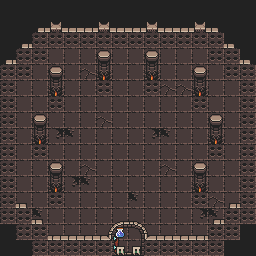

Below is a game level as drawn by its tile map, then a one-line description and the .tmx file that defines it, in full:
An orthogonal 16x16 tile map with 16x16 px tiles, 9 tile layers (Floor, Traps, Side_walls, Side_doors, ...), 3 tilesets.

<map version="1.10" tiledversion="1.11.2" orientation="orthogonal" renderorder="right-down" width="16" height="16" tilewidth="16" tileheight="16" infinite="0" nextlayerid="11" nextobjectid="5">
 <editorsettings>
  <export target="donjon1_room5/donjon1_room5.csv" format="csv" />
 </editorsettings>
 <tileset firstgid="1" source="Tilesets/0x72_DungeonTilesetII_v1.7.tsx" />
 <tileset firstgid="1025" source="Tilesets/atlas_walls_high-16x32.tsx" />
 <tileset firstgid="1217" source="Tilesets/atlas_walls_low-16x16.tsx" />
 <layer id="1" name="Floor" width="16" height="16">
  <data encoding="csv">
1250,1250,1250,1250,1250,1250,1250,1250,1250,1250,1250,1250,1250,1250,1250,1250,
1250,1250,1250,1250,1250,1250,1250,1250,1250,1250,1250,1250,1250,1250,1250,1250,
1250,1250,1250,130,130,130,130,130,130,130,130,130,130,1250,1250,1250,
1250,1250,130,130,130,130,130,130,130,130,130,130,130,130,1250,1250,
130,130,130,130,130,131,130,130,130,130,130,130,130,130,130,130,
130,130,130,130,130,130,130,130,130,130,131,131,131,130,130,130,
130,130,130,130,130,130,130,130,130,130,130,130,131,130,130,130,
130,130,130,130,130,130,131,130,130,130,130,130,130,130,130,130,
130,130,131,194,195,130,130,130,130,194,195,130,130,130,130,130,
130,130,130,130,130,130,130,130,130,130,130,130,130,130,130,130,
130,130,130,130,130,131,130,130,130,130,131,130,130,130,130,130,
130,130,130,130,194,195,130,130,130,130,130,130,130,130,130,130,
130,130,130,130,130,130,130,130,195,130,130,130,130,131,130,130,
1250,194,195,130,130,130,130,130,130,130,130,130,194,195,130,1250,
1250,1250,130,130,130,130,130,130,130,130,130,130,130,130,1250,1250,
1250,1250,1250,130,130,130,130,130,130,130,130,130,130,1250,1250,1250
</data>
 </layer>
 <layer id="6" name="Traps" width="16" height="16">
  <data encoding="csv">
0,0,0,0,0,0,0,0,0,0,0,0,0,0,0,0,
0,0,0,0,0,0,0,0,0,0,0,0,0,0,0,0,
0,0,0,0,0,0,0,0,0,0,0,0,0,0,0,0,
0,0,0,0,0,0,0,0,0,0,0,0,0,0,0,0,
0,0,0,0,0,0,0,0,0,0,0,0,0,0,0,0,
0,0,0,0,0,0,0,0,0,0,0,0,0,0,0,0,
0,0,0,0,0,0,0,0,0,0,0,0,0,0,0,0,
0,0,0,0,0,0,0,0,0,0,0,0,0,0,0,0,
0,0,0,0,0,0,0,0,0,0,0,0,0,0,0,0,
0,0,0,0,0,0,0,0,0,0,0,0,0,0,0,0,
0,0,0,0,0,0,0,0,0,0,0,0,0,0,0,0,
0,0,0,0,0,0,0,0,0,0,0,0,0,0,0,0,
0,0,0,0,0,0,0,0,0,0,0,0,0,0,0,0,
0,0,0,0,0,0,0,0,0,0,0,0,0,0,0,0,
0,0,0,0,0,0,0,0,0,0,0,0,0,0,0,0,
0,0,0,0,0,0,0,0,0,0,0,0,0,0,0,0
</data>
 </layer>
 <layer id="2" name="Side_walls" width="16" height="16">
  <data encoding="csv">
0,0,0,0,0,0,0,0,0,0,0,0,0,0,0,0,
0,0,0,0,0,0,0,0,0,0,0,0,0,0,0,0,
0,0,1124,0,0,0,0,0,0,0,0,0,0,1122,0,0,
0,1124,1148,0,0,0,0,0,0,0,0,0,0,1146,1122,0,
1156,1148,0,0,0,0,0,0,0,0,0,0,0,0,1146,1105,
1156,0,0,0,0,0,0,0,0,0,0,0,0,0,0,1105,
1156,0,0,0,0,0,0,0,0,0,0,0,0,0,0,1105,
1156,0,0,0,0,0,0,0,0,0,0,0,0,0,0,1105,
1156,0,0,0,0,0,0,0,0,0,0,0,0,0,0,1105,
1156,0,0,0,0,0,0,0,0,0,0,0,0,0,0,1105,
1156,0,0,0,0,0,0,0,0,0,0,0,0,0,0,1105,
1156,0,0,0,0,0,0,0,0,0,0,0,0,0,0,1105,
1156,1028,0,0,0,0,0,0,0,0,0,0,0,0,1026,1105,
0,1052,1028,0,0,0,0,0,0,0,0,0,0,1026,1050,0,
0,0,1052,0,0,0,0,0,0,0,0,0,0,1050,0,0,
0,0,0,0,0,0,0,0,0,0,0,0,0,0,0,0
</data>
 </layer>
 <layer id="3" name="Side_doors" width="16" height="16">
  <data encoding="csv">
0,0,0,0,0,0,0,0,0,0,0,0,0,0,0,0,
0,0,0,0,0,0,0,0,0,0,0,0,0,0,0,0,
0,0,0,0,0,0,0,0,0,0,0,0,0,0,0,0,
0,0,0,0,0,0,0,0,0,0,0,0,0,0,0,0,
0,0,0,0,0,0,0,0,0,0,0,0,0,0,0,0,
0,0,0,0,0,0,0,0,0,0,0,0,0,0,0,0,
0,0,0,0,0,0,0,0,0,0,0,0,0,0,0,0,
0,0,0,0,0,0,0,0,0,0,0,0,0,0,0,0,
0,0,0,0,0,0,0,0,0,0,0,0,0,0,0,0,
0,0,0,0,0,0,0,0,0,0,0,0,0,0,0,0,
0,0,0,0,0,0,0,0,0,0,0,0,0,0,0,0,
0,0,0,0,0,0,0,0,0,0,0,0,0,0,0,0,
0,0,0,0,0,0,0,0,0,0,0,0,0,0,0,0,
0,0,0,0,0,0,0,0,0,0,0,0,0,0,0,0,
0,0,0,0,0,0,0,0,0,0,0,0,0,0,0,0,
0,0,0,0,0,0,0,0,0,0,0,0,0,0,0,0
</data>
 </layer>
 <layer id="4" name="Front_walls" width="16" height="16">
  <data encoding="csv">
0,0,0,0,0,0,0,0,0,0,0,0,0,0,0,0,
0,0,1026,1178,1178,1178,1178,1178,1178,1178,1178,1178,1178,1028,0,0,
0,1026,1050,1202,1202,1202,1202,1202,1202,1202,1202,1202,1202,1052,1028,0,
1026,1050,0,0,0,0,0,0,0,0,0,0,0,0,1052,1028,
1050,0,0,0,0,0,0,0,0,0,0,0,0,0,0,1052,
0,0,0,0,0,0,0,0,0,0,0,0,0,0,0,0,
0,0,0,0,0,0,0,0,0,0,0,0,0,0,0,0,
0,0,0,0,0,0,0,0,0,0,0,0,0,0,0,0,
0,0,0,0,0,0,0,0,0,0,0,0,0,0,0,0,
0,0,0,0,0,0,0,0,0,0,0,0,0,0,0,0,
0,0,0,0,0,0,0,0,0,0,0,0,0,0,0,0,
0,0,0,0,0,0,0,0,0,0,0,0,0,0,0,0,
1177,0,0,0,0,0,0,0,0,0,0,0,0,0,0,1180,
1201,1177,0,0,0,0,0,0,0,0,0,0,0,0,1180,1204,
0,1201,1177,1178,1178,1178,1178,0,0,1178,1178,1178,1178,1180,1204,0,
0,0,1201,1202,1202,1202,1202,0,0,1202,1202,1202,1202,1204,0,0
</data>
 </layer>
 <layer id="5" name="Front_doors" width="16" height="16">
  <data encoding="csv">
0,0,0,0,0,0,1161,0,0,1164,0,0,0,0,0,0,
0,0,0,0,0,0,0,0,0,0,0,0,0,0,0,0,
0,0,0,0,0,0,0,0,0,0,0,0,0,0,0,0,
0,0,0,0,0,0,0,0,0,0,0,0,0,0,0,0,
0,0,0,0,0,0,0,0,0,0,0,0,0,0,0,0,
0,0,0,0,0,0,0,0,0,0,0,0,0,0,0,0,
0,0,0,0,0,0,0,0,0,0,0,0,0,0,0,0,
0,0,0,0,0,0,0,0,0,0,0,0,0,0,0,0,
0,0,0,0,0,0,0,0,0,0,0,0,0,0,0,0,
0,0,0,0,0,0,0,0,0,0,0,0,0,0,0,0,
0,0,0,0,0,0,0,0,0,0,0,0,0,0,0,0,
0,0,0,0,0,0,0,0,0,0,0,0,0,0,0,0,
0,0,0,0,0,0,0,0,0,0,0,0,0,0,0,0,
0,0,0,0,0,0,1165,1166,1167,1168,0,0,0,0,0,0,
0,0,0,0,0,0,1189,1190,1191,1192,0,0,0,0,0,0,
0,0,0,0,0,0,1213,1214,1215,1216,0,0,0,0,0,0
</data>
 </layer>
 <layer id="8" name="Pillar" width="16" height="16">
  <data encoding="csv">
0,0,0,0,0,0,0,0,0,0,0,0,0,0,0,0,
0,0,0,0,0,0,0,0,0,0,0,0,0,0,0,0,
0,0,0,0,0,0,0,0,0,0,0,0,0,0,0,0,
0,0,0,0,0,0,1160,0,0,1160,0,0,0,0,0,0,
0,0,0,1160,0,0,1184,0,0,1184,0,0,1160,0,0,0,
0,0,0,1184,0,0,1208,0,0,1208,0,0,1184,0,0,0,
0,0,0,1208,0,0,0,0,0,0,0,0,1208,0,0,0,
0,0,1160,0,0,0,0,0,0,0,0,0,0,1160,0,0,
0,0,1184,0,0,0,0,0,0,0,0,0,0,1184,0,0,
0,0,1208,0,0,0,0,0,0,0,0,0,0,1208,0,0,
0,0,0,1160,0,0,0,0,0,0,0,0,1160,0,0,0,
0,0,0,1184,0,0,0,0,0,0,0,0,1184,0,0,0,
0,0,0,1208,0,0,0,0,0,0,0,0,1208,0,0,0,
0,0,0,0,0,0,0,0,0,0,0,0,0,0,0,0,
0,0,0,0,0,0,0,0,0,0,0,0,0,0,0,0,
0,0,0,0,0,0,0,0,0,0,0,0,0,0,0,0
</data>
 </layer>
 <layer id="7" name="Decorations" width="16" height="16">
  <data encoding="csv">
0,0,0,0,0,0,0,0,0,0,0,0,0,0,0,0,
0,0,0,1110,0,0,1110,0,0,1110,0,0,1110,0,0,0,
0,0,0,0,66,66,0,66,66,0,66,66,0,0,0,0,
0,0,0,0,0,0,0,0,0,0,0,0,0,0,0,0,
0,0,0,0,0,0,1037,0,0,1037,0,0,0,0,0,0,
0,0,0,1037,0,0,1061,0,0,1061,0,0,1037,0,0,0,
0,0,0,1061,0,0,0,0,0,0,0,0,1061,0,0,0,
0,0,0,0,0,0,0,0,0,0,0,0,0,0,0,0,
0,0,1037,0,0,0,0,0,0,0,0,0,0,1037,0,0,
0,0,1061,0,0,0,0,0,0,0,0,0,0,1061,0,0,
0,0,0,0,0,0,0,0,0,0,0,0,0,0,0,0,
0,0,0,1037,0,0,0,0,0,0,0,0,1037,0,0,0,
0,0,0,1061,0,0,0,0,0,0,0,0,1061,0,0,0,
0,0,0,0,0,0,0,0,0,0,0,0,0,0,0,0,
0,0,0,0,0,0,0,0,0,0,0,0,0,0,0,0,
0,0,0,0,0,0,0,0,0,0,0,0,0,0,0,0
</data>
 </layer>
 <layer id="9" name="Collisions" width="16" height="16">
  <data encoding="csv">
0,0,0,0,0,0,0,0,0,0,0,0,0,0,0,0,
0,0,0,0,0,0,0,0,0,0,0,0,0,0,0,0,
0,0,386,386,386,386,386,386,386,386,386,386,386,386,0,0,
0,386,386,0,0,0,0,0,0,0,0,0,0,386,386,0,
386,386,0,0,0,0,0,0,0,0,0,0,0,0,386,386,
386,0,0,0,0,0,386,0,0,386,0,0,0,0,0,386,
386,0,0,386,0,0,0,0,0,0,0,0,386,0,0,386,
386,0,0,0,0,0,0,0,0,0,0,0,0,0,0,386,
386,0,0,0,0,0,0,0,0,0,0,0,0,0,0,386,
386,0,386,0,0,0,0,0,0,0,0,0,0,386,0,386,
386,0,0,0,0,0,0,0,0,0,0,0,0,0,0,386,
386,0,0,0,0,0,0,0,0,0,0,0,0,0,0,386,
386,0,0,386,0,0,0,0,0,0,0,0,386,0,0,386,
386,386,0,0,0,0,0,0,0,0,0,0,0,0,386,386,
0,386,386,0,0,0,0,692,0,0,0,0,0,386,386,0,
0,0,386,386,386,386,386,56,56,386,386,386,386,386,0,0
</data>
 </layer>
</map>
